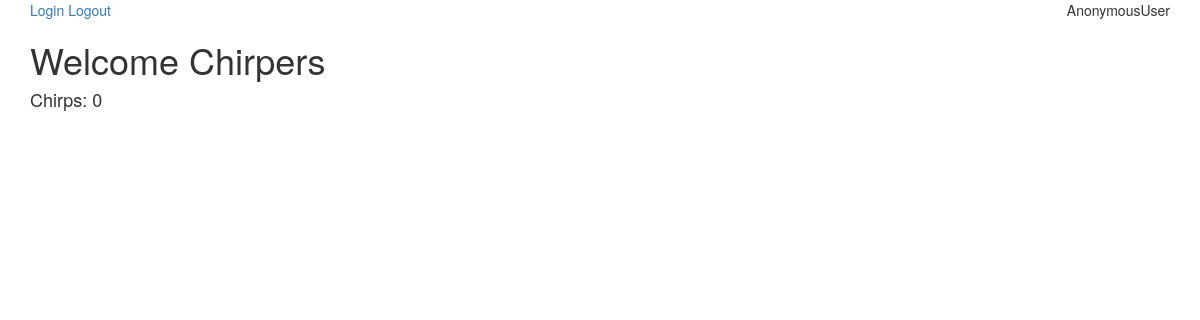
Before: / with the older database file.
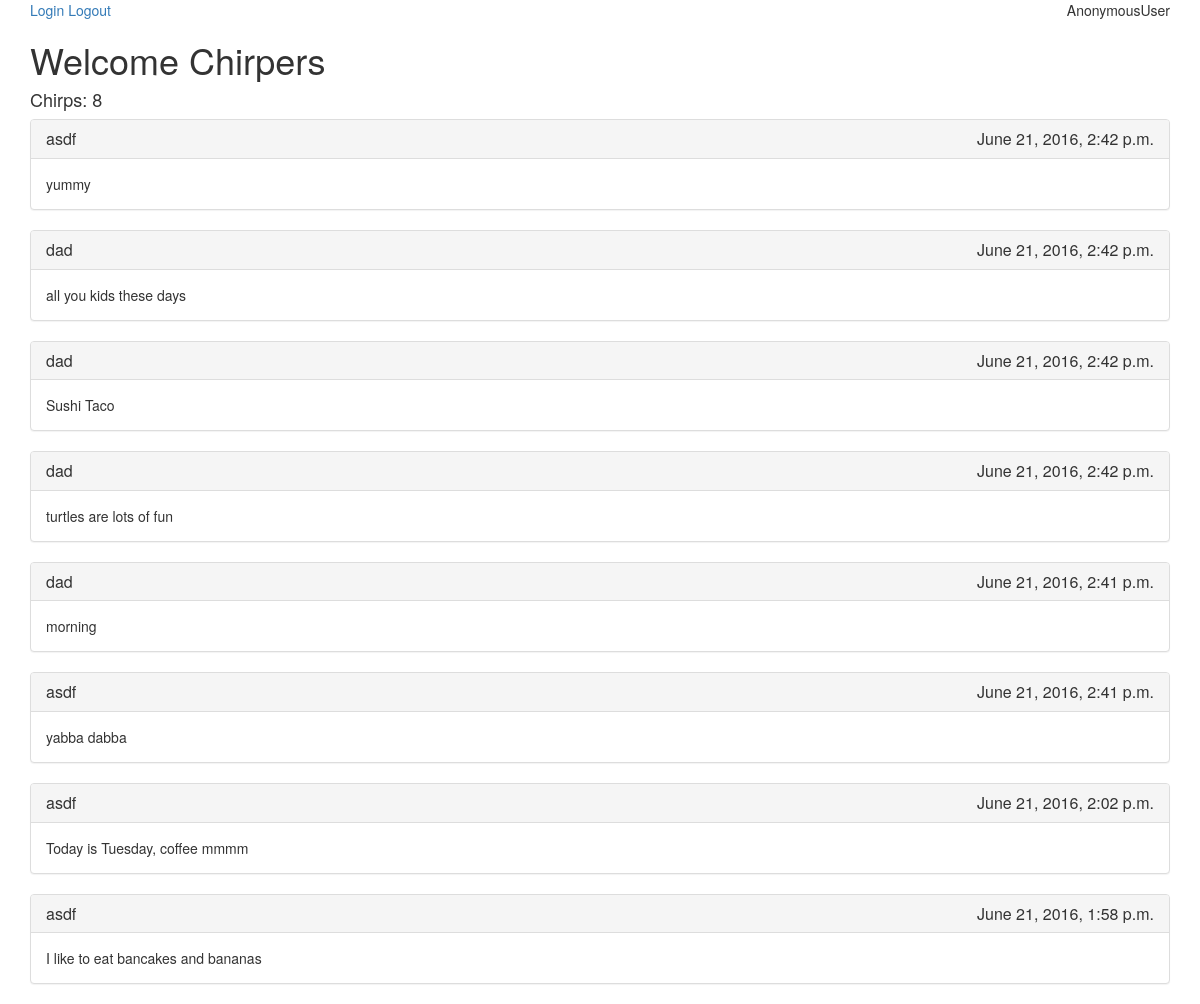
After: the same page with the newer database file.
### main/models.py (models this page shows)
class Chrip(models.Model):
    body = models.CharField(max_length = 141)
    created = models.DateTimeField(auto_now_add=True)
    bird = models.ForeignKey("auth.User")
    class Meta:
        ordering = ['-created']

### main/views.py (the view)
# urls.py: url(r'^$', IndexView.as_view(), name='index_view'),
class IndexView(ListView):
    template_name = "index.html"
    model = Chrip
    def get_context_data(self, **kwargs):
        context = super().get_context_data(**kwargs)     # if you want to extend your list view, must include this to keep functionality.
        context['ammount'] = Chrip.objects.all().count()
        return context

### templates/index.html
{% extends "base.html" %}
{% block body %}
    <h1>Welcome Chirpers</h1>
    <h4>Chirps: {{ ammount }}</h4>
    {% for chirp in object_list %}
    <div class="panel panel-default">
        <div class="panel-heading">
            <h3 class="panel-title">{{ chirp.bird }} <span class="pull-right">{{ chirp.created }}</span></h3>
        </div>
        <div class="panel-body">
            {{ chirp.body }}
        </div>
    </div>
    {% endfor %}
{% endblock %}

### templates/base.html (shortened to what this page needs)
{% load staticfiles %}
<!DOCTYPE html>
<html>
    <head>
        <link rel="stylesheet" href='{% static "main/css/bootstrap.css" %}' media="screen" title="bootstrap css" charset="utf-8">
    </head>
    <body>
        <div class="container">
            <a href="{% url 'login' %}">Login</a>
            <a href="{% url 'logout' %}?next=/">Logout</a>
            <p class="pull-right" >{{ request.user }}</p>
            {% block body %}{% endblock %}
        </div>
    </body>
</html>

Changed rows visible on the page:
added Chrip: bird "asdf", created "June 21, 2016, 2:42 p.m.", body "yummy"
added Chrip: bird "dad", created "June 21, 2016, 2:42 p.m.", body "all you kids these days"
added Chrip: bird "dad", created "June 21, 2016, 2:42 p.m.", body "Sushi Taco"
added Chrip: bird "dad", created "June 21, 2016, 2:42 p.m.", body "turtles are lots of fun"
added Chrip: bird "dad", created "June 21, 2016, 2:41 p.m.", body "morning"
added Chrip: bird "asdf", created "June 21, 2016, 2:41 p.m.", body "yabba dabba"
added Chrip: bird "asdf", created "June 21, 2016, 2:02 p.m.", body "Today is Tuesday, coffee mmmm"
added Chrip: bird "asdf", created "June 21, 2016, 1:58 p.m.", body "I like to eat bancakes and bananas"
Other visible differences:
{{ ammount }}: "0" → "8"
